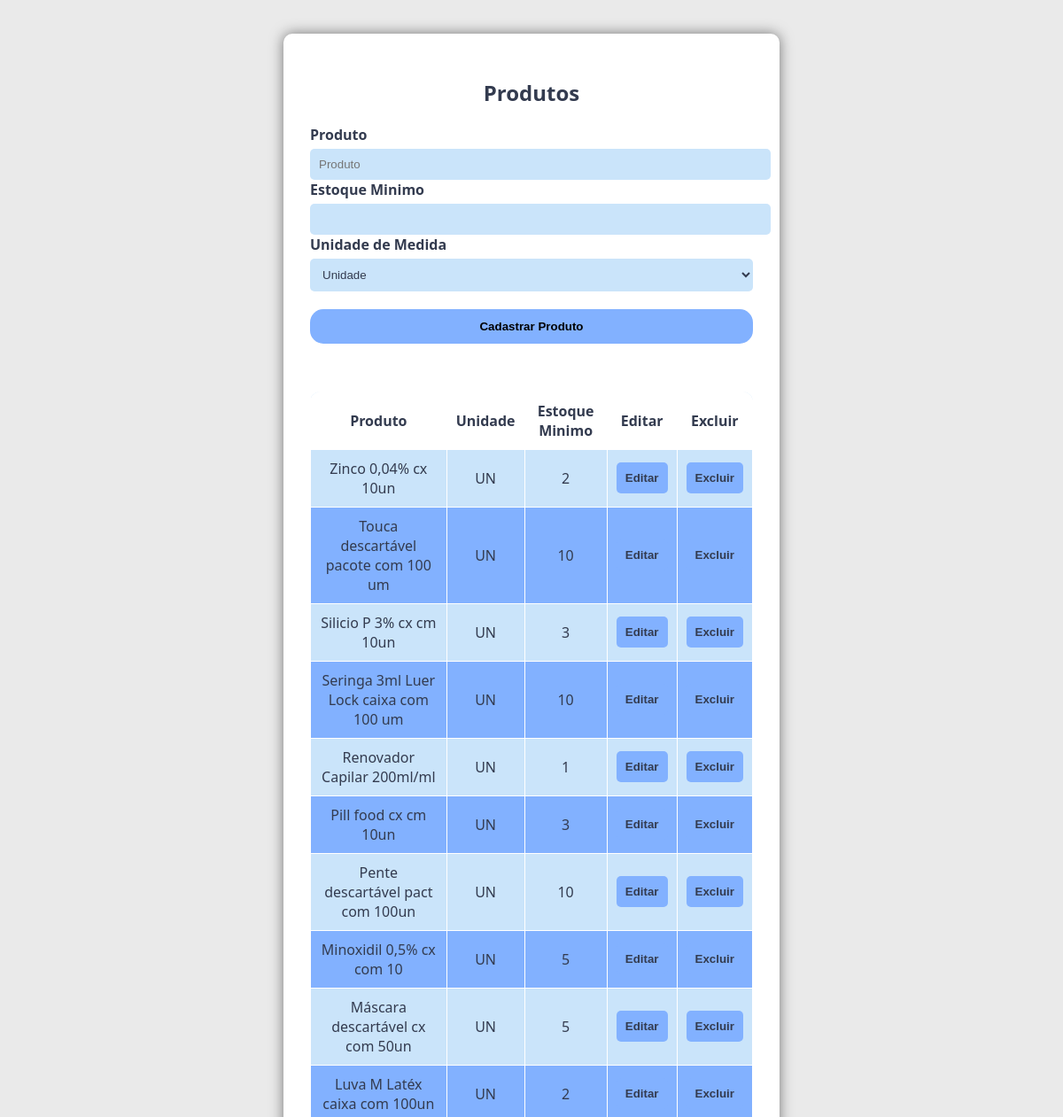
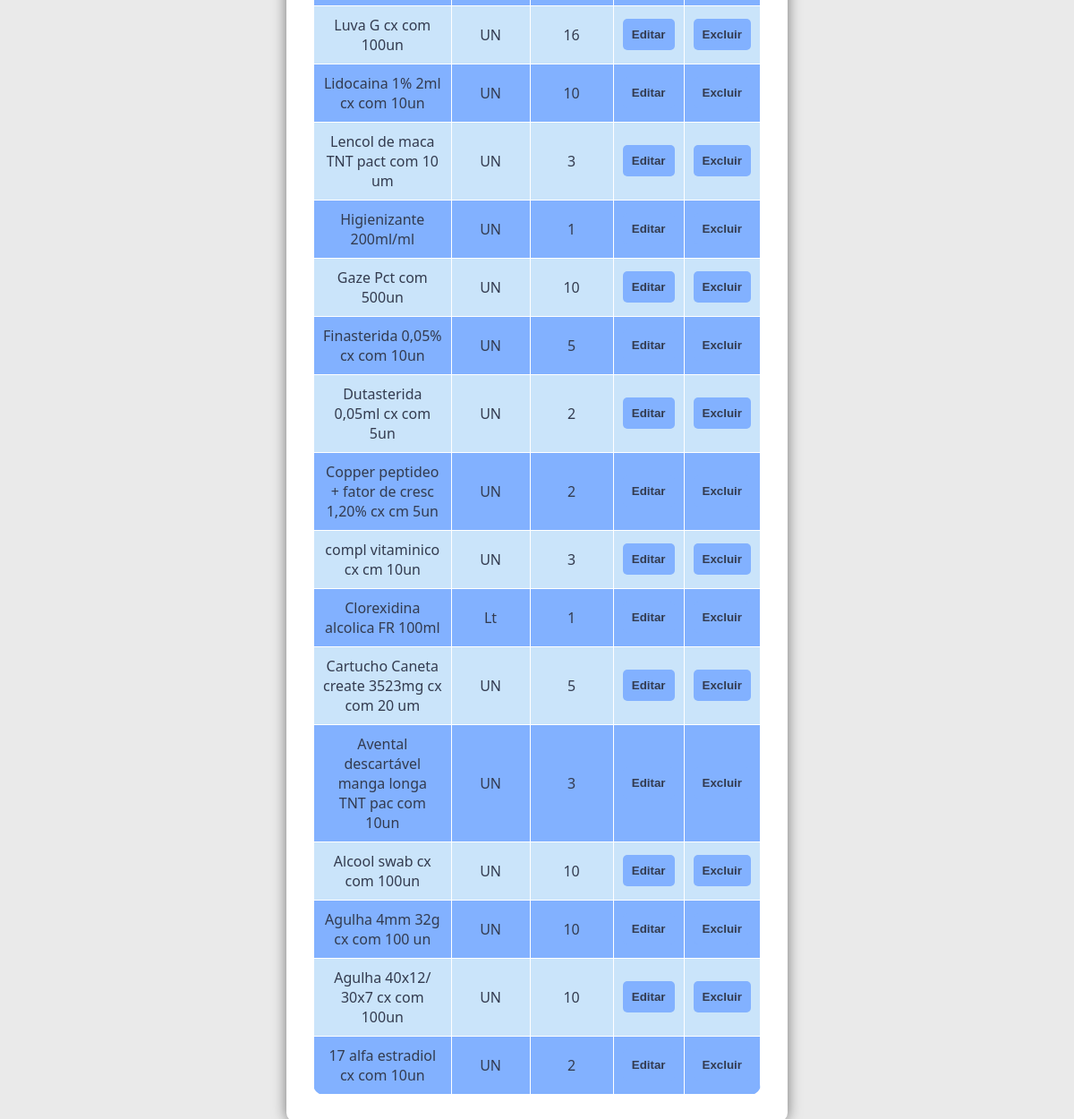
/painel/estoque_produtos.php (signed in), run on the app's committed database (2 pictures, top to bottom).
### tables this page shows
CREATE TABLE `estoque_item` (
  `id` int(11) NOT NULL,
  `token_emp` varchar(50) NOT NULL,
  `produto` varchar(100) NOT NULL,
  `minimo` int(11) NOT NULL,
  `unidade` varchar(100) NOT NULL
);

### painel/verifica_login.php (called while the page is built, shortened)
<?php
$css_path = "css/style_colorido.css";

### painel/estoque_produtos.php (the view, shortened to what this page needs)
<?php
require('../config/database.php');
require('verifica_login.php');
?>
<!DOCTYPE html>
<html lang="pt-br">
<head>
<link rel="stylesheet" href="<?php echo $css_path ?>">
</head>
<body>
    <form class="form" action="acao.php" method="POST">
        <div class="card">
            <div class="card-top">
                <h2>Produtos</h2>
            </div>
            <div class="card-group">
            <label>Produto</label>
            <input minlength="5" maxlength="100" type="text" name="produto" placeholder="Produto" required>
            <label>Estoque Minimo</label>
            <input min="1" max="9999" type="number" name="produto_minimo"  required>
            <label>Unidade de Medida</label>
            <select name="produto_unidade" required>
                <option value="UN">Unidade</option>
                </select>
            <div class="card-group btn"><button type="submit">Cadastrar Produto</button></div>
            </div>
    </form>
    <br><br>
    <table>
            <thead>
                <tr>
                    <th>Produto</th>
                    <th>Unidade</th>
                    <th>Estoque Minimo</th>
                    <th>Editar</th>
                    <th>Excluir</th>
                </tr>
            </thead>
            <tbody>
                <?php
                $query = $conexao->prepare("SELECT * FROM estoque_item WHERE token_emp = '{$_SESSION['token_emp']}' AND id >= :id ORDER BY produto DESC");
                $query->execute(['id' => 1]);
                while ($select = $query->fetch(PDO::FETCH_ASSOC)) {
                    $id = $select['id'];
                    $produto = $select['produto'];
                    $minimo = $select['minimo'];
                    $unidade = $select['unidade'];
                ?>
                <tr>
                    <td data-label="Produto"><?php echo $produto; ?></td>
                    <td data-label="Unidade"><?php echo $unidade; ?></td>
                    <td data-label="Estoque Minimo"><?php echo $minimo; ?></td>
                    <td data-label="Editar"><a href="javascript:void(0)" onclick='window.open("estoque_editar.php?id=<?php echo $id ?>","iframe-home")'><button>Editar</button></a></td>
                    <td data-label="Excluir"><a href="javascript:void(0)" onclick='window.open("estoque_excluir.php?id=<?php echo $id ?>","iframe-home")'><button>Excluir</button></a></td>
                </tr>
                <?php } ?>
            </tbody>
        </table>
</body>
</html>

### painel/css/style_colorido.css (style rules this page uses)
:root { --cor-fundo: #cae4fa; --cor-subfundo: #e6f2ff; --cor-fundo2: #ffffff; --cor-texto: #333b4f; --cor-texto-inverso: #ffffff; --cor-borda-legend: #6a8caf; --cor-botao: #82b1ff; --cor-botao-hover: #3a5f8a; --cor-fundo-focus: #81bbfa; --cor-domingo-feriado-etc: #4eacf8; --cor-titulo: #333b4f; --cor-borda: #aacbe4; --cor-borda-clara: #d6e6f2; --cor-hover: #a0c4ff; --cor-secundaria: #5fa8d3; --cor-h1: #264653; --cor-btn-hover: #3a5f8a; }
body { background-color: #eaeaea; height: 100vh; font-family: 'Segoe UI', Roboto, Helvetica, Arial, sans-serif; }
.form { display: flex; justify-content: center; align-items: center; padding: 30px; }
.card { box-shadow: 0 0 15px rgba(0,0,0,0.5); background: var(--cor-fundo2); padding: 30px; border-radius: 10px; color: var(--cor-texto); margin: auto; }
input[type="text"], input[type="date"] { padding: 10px; border: 1px solid #444; background-color: var(--cor-fundo); color: var(--cor-texto); border-radius: 8px; outline: none; }
.card-top { text-align: center; }
.card-top h2, .card-top h3 { text-align: center; margin-bottom: 20px; }
.card-group { margin-bottom: 10px; }
.card-group label { width: 100%; color: var(--cor-texto); display: block; font-weight: bold; margin-bottom: 5px; }
.card-group input, .card-group select { border-radius: 5px; outline: 0; width: 100%; padding: 10px; border: none; background-color: var(--cor-fundo); color: var(--cor-texto); }
.btn { margin-top: 20px; }
.btn button { width: 100%; padding: 12px; border: none; border-radius: 15px; background-color: var(--cor-botao); color: #000; font-weight: bold; cursor: pointer; transition: background-color 0.3s ease; }
button { background-color: var(--cor-botao); color: var(--cor-texto); border: none; padding: 10px; border-radius: 5px; font-weight: bold; cursor: pointer; transition: background 0.3s ease; }
a { color: var(--cor-h1); text-decoration: none; }
h2 { text-align: center; margin-bottom: 10px; color: var(--cor-texto); font-size: clamp(1.2rem, 2vw, 1.6rem); }
table { width: 100%; border-collapse: collapse; border-radius: 12px; overflow: hidden; }
thead { background-color: var(--cor-fundo2); }
th, td { border: 1px solid var(--cor-fundo2); padding: 10px; text-align: center; }
th { background-color: var(--cor-fundo2); color: var(--cor-texto); }
tr:nth-child(even) { background-color: var(--cor-botao); color: var(--cor-texto); }
tr:nth-child(odd) { background-color: var(--cor-fundo); color: var(--cor-texto); }

### painel/estoque_produtos.php (style rules this page uses)
.card { width: 100%; max-width: 500px; }

### data on the page
estoque_item: produto "Zinco 0,04% cx 10un", unidade "UN", minimo "2"
estoque_item: produto "Touca descartável pacote com 100 um", unidade "UN", minimo "10"
estoque_item: produto "Silicio P 3% cx cm 10un", unidade "UN", minimo "3"
estoque_item: produto "Seringa 3ml Luer Lock caixa com 100 um", unidade "UN", minimo "10"
estoque_item: produto "Renovador Capilar 200ml/ml", unidade "UN", minimo "1"
estoque_item: produto "Pill food cx cm 10un", unidade "UN", minimo "3"
estoque_item: produto "Pente descartável pact com 100un", unidade "UN", minimo "10"
estoque_item: produto "Minoxidil 0,5% cx com 10", unidade "UN", minimo "5"
estoque_item: produto "Máscara descartável cx com 50un", unidade "UN", minimo "5"
estoque_item: produto "Luva M Latéx caixa com 100un", unidade "UN", minimo "2"
estoque_item: produto "Luva G cx com 100un", unidade "UN", minimo "16"
estoque_item: produto "Lidocaina 1% 2ml cx com 10un", unidade "UN", minimo "10"
estoque_item: produto "Lencol de maca TNT pact com 10 um", unidade "UN", minimo "3"
estoque_item: produto "Higienizante 200ml/ml", unidade "UN", minimo "1"
estoque_item: produto "Gaze Pct com 500un", unidade "UN", minimo "10"
estoque_item: produto "Finasterida 0,05% cx com 10un", unidade "UN", minimo "5"
estoque_item: produto "Dutasterida 0,05ml cx com 5un", unidade "UN", minimo "2"
estoque_item: produto "Copper peptideo + fator de cresc 1,20% cx cm 5un", unidade "UN", minimo "2"
estoque_item: produto "compl vitaminico cx cm 10un", unidade "UN", minimo "3"
estoque_item: produto "Clorexidina alcolica FR 100ml", unidade "Lt", minimo "1"
estoque_item: produto "Cartucho Caneta create 3523mg cx com 20 um", unidade "UN", minimo "5"
estoque_item: produto "Avental descartável manga longa TNT pac com 10un", unidade "UN", minimo "3"
estoque_item: produto "Alcool swab cx com 100un", unidade "UN", minimo "10"
estoque_item: produto "Agulha 4mm 32g cx com 100 un", unidade "UN", minimo "10"
estoque_item: produto "Agulha 40x12/ 30x7 cx com 100un", unidade "UN", minimo "10"
estoque_item: produto "17 alfa estradiol cx com 10un", unidade "UN", minimo "2"
